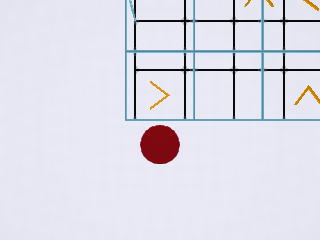
#> input picture bottom.png, 320 x 240 px
$ python -i main.py   (imports and definitions only)
#> lines starting #> are read from the running program, lines starting #| are printed output that depends on the picture; after the words box and inside, x2 and y2 are one past the last pixel; in counts of white or black regions, pixels touching at a corner belong together
#> further down, picture is the input picture: shape (240, 320, 3); mean B, G, R 233.1, 221.5, 222.2
DEBUG = False
TRUE_ROBOT = False
MAX_DISTANCE_CENTER = 50
MAX_FRAME_SKIPPING = 5
FRAME_HEIGHT = 240
FRAME_WIDTH = 320
CENTER_FRAME_X = FRAME_WIDTH // 2
CENTER_FRAME_Y = FRAME_HEIGHT // 2
NEAR_COORD_DIST = 5
NEAR_COLOR = 50
NEAR_NUM = 5
PER_ARROW_CENTER_CIRCLE_CENTER = 0.35
ARROW_COLOR = (60, 150, 210)
CIRCLE_COLOR = (30, 30, 120)
MOVE_TO_POINT_SPEED = 0.2
MOVE_TO_SIDE_SPEED = 0.15
MOVE_TO_INC_DEPTH_SPEED = 0.05
MOVE_SPEED = 0.15

if not DEBUG:
    import pymurapi as mur
import time
import cv2 as cv
import numpy as np
import math

sdf = cv.HOUGH_GRADIENT


class auv_test:

    def set_motor_power(self, index_motor, power):
        pass

    def get_depth(self):
        return 0

    def get_yaw(self):
        return 0

    # [9 lines left out: functions get_image_front, get_image_bottom, not called in this run]


# [1 line that did not run here, left out]


# [7 lines left out: function angle_between_vect, not called in this run]


def middle_point(p1, p2):
    return ((p1[0] + p2[0]) // 2, (p1[1] + p2[1]) // 2)


def dist_between_points(p1, p2):
    return math.sqrt(math.pow(p1[0] - p2[0], 2) + math.pow(p1[1] - p2[1], 2))


def dist_between_points_y(p1, p2):
    return abs(p1[1] - p2[1])


def frame_coord_to_true_cord(coord):
    return coord[0] - CENTER_FRAME_X, (coord[1] - CENTER_FRAME_Y) * -1


def near_coord(coord, target_cord):
    return dist_between_points(coord, target_cord) <= NEAR_COORD_DIST


def near_coord_y(coord, target_cord):
    return dist_between_points_y(coord, target_cord) <= NEAR_COORD_DIST


# [15 lines left out: functions near_color, get_normal_curse, not called in this run]


def near_num(num, target_num, delta):
    return (abs(num - target_num) <= delta)


# [110 lines left out: functions point_in_conture, color_in_conture, not called in this run]


def sign_num(num):
    return -1 if num < 0 else (0 if num == 0 else 1)


def clip_num(num, min_value, max_value):
    return min(max(num, min_value), max_value)


def course_to_angle(course):
    return abs(course % 360)


def angle_to_course(angle):
    return 180 - angle


def dif_num(num1, num2):
    return num1 - num2


def dif_angle_360(target_angle, cur_angle):
    target_angle = (target_angle - cur_angle) % 360
    return target_angle if target_angle <= 180 else target_angle - 360


def dif_angle_180(target_angle, cur_angle):
    target_angle = (target_angle - cur_angle)
    return target_angle if abs(target_angle) <= 180 else target_angle - 360


# [6 lines left out: function checkidentity, not called in this run]


class ChangeValueLogger:

    # [10 lines left out: function __init__, not called in this run]

    def isRelax(self):
        return self.velocity < self.min_velocity and self.acceleration < self.min_acceleration

    # [8 lines left out: function updateValue, not called in this run]

    def getVelosityWithKoef(self):
        return self.velocity * self.koef


class DetectedObject:

    def __init__(self, center, array, color=[0, 0, 0]):
        self.frame_coord = center
        self.center = frame_coord_to_true_cord(center)
        self.array = array
        self.in_frame = True
        self.not_frame_count = 0
        self.color = color
        self.number = 0

    def set_color(self, color):
        self.color = color

    # [6 lines left out: function update_property, not called in this run]

    def clear_in_frame(self):
        self.in_frame = False

    # [4 lines left out: function delete_frame, not called in this run]


class CircleObject(DetectedObject):

    def __init__(self, center, radius, color=[0, 0, 0]):
        self.radius = radius
        super().__init__(center, math.pi * math.pow(radius, 2), color)

    def update_property(self, new_obj):
        super().update_property(new_obj)
        self.radius = new_obj.radius


class ArrowObject(DetectedObject):

    # [11 lines left out: functions __init__, update_property, not called in this run]


class FindedContour:

    def __init__(self, countour, frame_object, with_defects=False):
        self.frame_object = frame_object
        self.contour = countour
        self.hull = None
        self.around_circle = None
        self.defects = None
        self.contour_poly = None
        self.find_around_circle()
        self.find_hull()
        if with_defects: self.find_defects()

    def find_hull(self):
        if self.hull is None:
            self.hull = cv.convexHull(self.contour, returnPoints=False)

    def find_contour_poly(self):
        if self.contour_poly is None:
            self.contour_poly = cv.approxPolyDP(self.contour, 3, True)

    def find_around_circle(self):
        if self.around_circle is None:
            self.find_contour_poly()
            center, radius = cv.minEnclosingCircle(self.contour_poly)
            self.around_circle = CircleObject(center, radius)

    def find_defects(self):
        if self.defects is None:
            self.find_hull()
            try:
                self.defects = cv.convexityDefects(self.contour, self.hull)
            except Exception:
                self.defects = None


class FrameObject:

    def __init__(self, frame):
        self.src = frame  # cv.cvtColor(frame, cv.COLOR_BGR2RGB)
        self.grayscale = None
        self.canny = None
        self.circles = None
        self.contours = None

    def CalcGrayscale(self):
        if self.grayscale is None:
            self.grayscale = cv.cvtColor(self.src, cv.COLOR_BGR2GRAY)
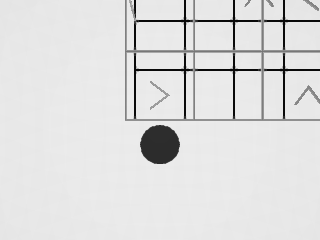
#> self.grayscale: shape (240, 320); min 8, max 235, mean 222.6

    def CalcCanny(self):
        self.CalcGrayscale()
        if self.canny is None:
            self.canny = cv.Canny(self.grayscale, 50, 200, None, 3)
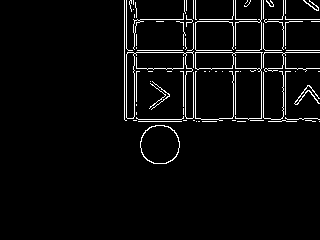
#> self.canny: shape (240, 320); 4.1% white in thin lines or dots, all inside (x1, y1, x2, y2) = (124, 0, 320, 164)

    def FindContours(self):
        if self.contours is None:
            self.CalcCanny()
            contours, _ = cv.findContours(self.canny, cv.RETR_TREE, cv.CHAIN_APPROX_NONE)
#> contours = 88 contours, 79 with area under 20; largest, box (x1, y1, x2, y2) and area: (140, 125, 180, 164) 1206, (140, 125, 180, 164) 1166, (195, 52, 263, 120) 608, (195, 52, 234, 70) 604, (126, 51, 194, 119) 518
            contours = list(map(lambda x: FindedContour(x, self), contours))
#> contours = 88 items
            unique_contours = []
            for cont in contours:
                flag = False
                for ucont in unique_contours:
                    if (cont.around_circle is not None and
                            near_coord(cont.around_circle.center, ucont.around_circle.center) and
                            near_num(cont.around_circle.radius, ucont.around_circle.radius, NEAR_NUM)):
                        flag = True
                if not flag:
                    unique_contours.append(cont)
                    cont.find_defects()
#> this loop made 88 passes
#> after the loop, unique_contours = 78 items
            self.contours = unique_contours
#> self.contours = 78 items

    # [28 lines left out: function FindCircles, not called in this run]


class Stage:

    def __init__(self, task):
        self.task = task
        self.end = False

    def init(self):
        pass

    def proc_stage(self):
        pass

    def processing(self):
        self.proc_stage()
        return not self.end

    def end_stage(self):
        self.task.move = 0
        self.end = True


class ObjectDetector:

    # [4 lines left out: function __init__, not called in this run]

    def objects_after_number(self, number):
        return list(filter(lambda x: x.number > number, self.objects))

    def find_objects(self, frame_object):
        return []

    # [15 lines left out: function detect, not called in this run]


class RedCirclesDetector(ObjectDetector):

    # [10 lines left out: function find_objects, not called in this run]


class ArrowDetector(ObjectDetector):

    # [20 lines left out: function find_objects, not called in this run]


class Task:

    # [42 lines left out: functions __init__, move_to_point, move_to_point_simple, add_stage, not called in this run]

    def add_detector_front(self, detector):
        self.forward_detectors.append(detector)

    def add_detector_bottom(self, detector):
        self.bottom_detectors.append(detector)

    # [17 lines left out: functions del_detector, del_detector_name, not called in this run]

    def reaching_the_position(self):
        pass

    def clear_motor_koef(self):
        self.robot.set_motor_koef(0, 0)

    # [17 lines left out: function processing_task, not called in this run]


class StartCircle(Stage):

    # [30 lines left out: functions init, proc_stage, not called in this run]


class StartCircleSimple(StartCircle):

    # [23 lines left out: function proc_stage, not called in this run]


class MoveToStartPath(Stage):

    # [28 lines left out: functions init, proc_stage, not called in this run]


class MoveToStartPathSimple(MoveToStartPath):

    # [21 lines left out: function proc_stage, not called in this run]


class ArrowPath(Stage):

    # [49 lines left out: functions init, proc_stage, not called in this run]


class ArrowPathSimple(ArrowPath):

    def init(self):
        super().init()
        self.to_center = True

    # [33 lines left out: function proc_stage, not called in this run]


class EndCircle(Stage):

    # [21 lines left out: functions init, proc_stage, not called in this run]


class EndCircleSimple(EndCircle):

    # [16 lines left out: function proc_stage, not called in this run]


class Switchman(Task):

    # [6 lines left out: function __init__, not called in this run]


class SwitchmanSimple(Task):

    # [6 lines left out: function __init__, not called in this run]


class MotorControl:
    max_motor_power = 100
    motor_depth_1 = 2
    motor_depth_2 = 3
    motor_left = 0
    motor_right = 1
    koef_move = 0.5
    koef_course = 0.5
    koef_left = 0
    koef_right = 0

    def __init__(self, sim):
        self.sim = sim

    def set_koef_motor(self, left, right):
        self.koef_left = left
        self.koef_right = right

    # [16 lines left out: functions set_motor_depth_power, set_motor_cource_move_power, set_motor_power, not called in this run]


class DepthControl:
    max_calc_difference = 0.5
    koef_dif = 0.5
    max_target_depth = 0.1
    min_target_depth = 4
    max_len_vector = 1

    # [13 lines left out: functions __init__, updateValues, not called in this run]

    def setTargetDepth(self, depth):
        self.target_depth = clip_num(depth, self.max_target_depth, self.min_target_depth)

    def startCalc(self):
        self.supportingTarget_depth = True

    def stopCalc(self):
        self.supportingTarget_depth = False

    def getVect(self):
        val = self.calc_difference * self.clipped_depth_difference
        return val if self.supportingTarget_depth else 0

    # [4 lines left out: function updateDepth, not called in this run]


class MoveControl:

    def __init__(self):
        self.move = 0

    def setMove(self, move):
        self.move = move

    def getVect(self):
        return self.move


class CourseControl:
    max_calc_difference = 20
    max_len_vector = 1

    # [11 lines left out: function __init__, not called in this run]

    def setTargetCourse(self, target_course):
        self.setTargetAngle(course_to_angle(target_course))

    # [21 lines left out: functions setTargetAngle, updateCourse, updateValues, not called in this run]

    def getVect(self):
        val = self.calc_difference * self.clipped_angle_difference
        return val


class PositionController:

    # [22 lines left out: functions __init__, setDefualtControllers, not called in this run]

    def replaceDepthController(self, depth_controller):
        self.depth_controller = depth_controller

    def replaceMotorController(self, motor_controller):
        self.motor_controller = motor_controller

    def replaceCourseController(self, course_controller):
        self.course_controller = course_controller

    def replaceMoveController(self, move_controller):
        self.move_controller = move_controller

    # [7 lines left out: function update, not called in this run]

    def setTargetDepth(self, depth):
        self.depth_controller.setTargetDepth(depth)

    def setTargetCourse(self, course):
        self.course_controller.setTargetCourse(course)

    def setTargetMove(self, move):
        self.move_controller.setMove(move)


class Bobot:

    # [6 lines left out: function __init__, not called in this run]

    def depth(self):
        return self.position.depth_controller.current_depth

    def course(self):
        return self.position.course_controller.current_course

    def allow_surfacing(self):
        DepthControl.max_target_depth = 0

    def speed_depth_change(self):
        return self.position.depth_controller.valueLog.velocity

    def speed_course_change(self):
        return self.position.course_controller.course_log.velocity

    def set_motor_koef(self, left, right):
        if self.position.motor_controller is not None:
            self.position.motor_controller.set_koef_motor(left, right)

    # основной цикл робота
    # [12 lines left out: function cicle, not called in this run]


# [8 lines not run here, left out]

>>> import cv2
>>> picture = cv2.imread('bottom.png')
>>> result = FrameObject(picture).FindContours()

$ run again, on scene.png
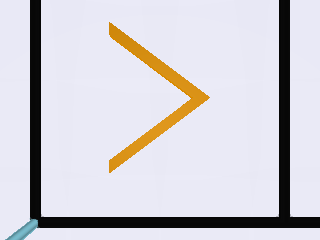
#> input picture scene.png, 320 x 240 px
#> picture is the input picture: shape (240, 320, 3); mean B, G, R 213.5, 207.2, 209.4
#> in CalcGrayscale, `self.grayscale = cv.cvtColor(self.src, cv.COLOR_BGR2GRAY)`:
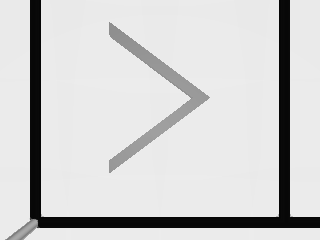
#> self.grayscale: shape (240, 320); min 5, max 236, mean 208.2
#> in CalcCanny, `self.canny = cv.Canny(self.grayscale, 50, 200, None, 3)`:
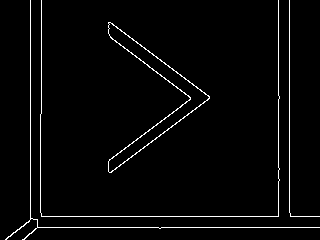
#> self.canny: shape (240, 320); 2.7% white in thin lines or dots
#> in FindContours, `contours, _ = cv.findContours(self.canny, cv.RETR_TREE, cv.CHAIN_APPRO..`: contours = 5 contours, 2 with area under 20; largest, box (x1, y1, x2, y2) and area: (108, 22, 210, 173) 2690, (108, 22, 210, 173) 2506, (5, 0, 320, 240) 32
#> in FindContours, `contours = list(map(lambda x: FindedContour(x, self), contours))`: contours = 5 items
#> the loop in FindContours, `for cont in contours:` made 5 passes
#> after the loop in FindContours, `for cont in contours:`: unique_contours = 4 items
